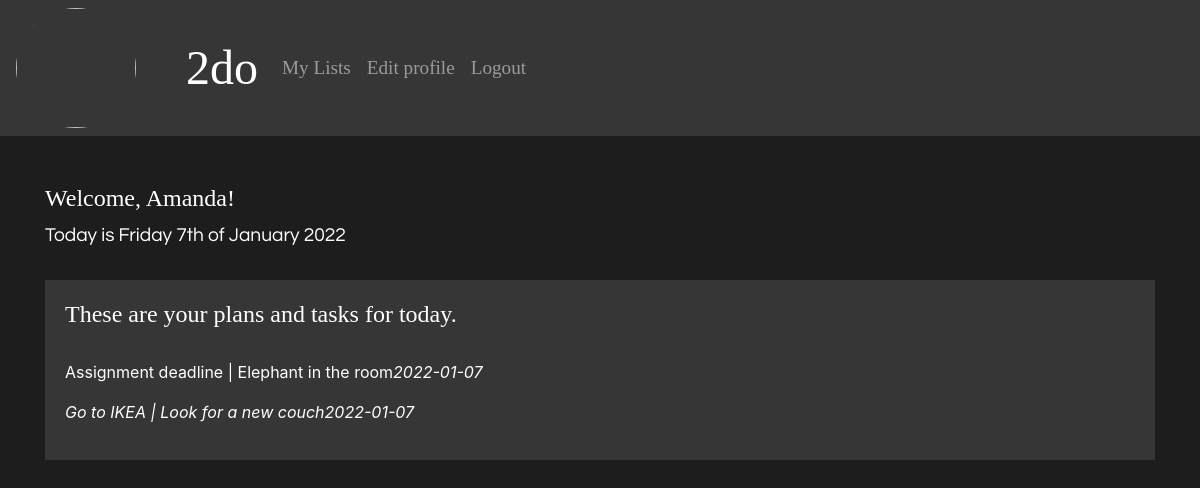
Page / (signed in) on the earlier database version.
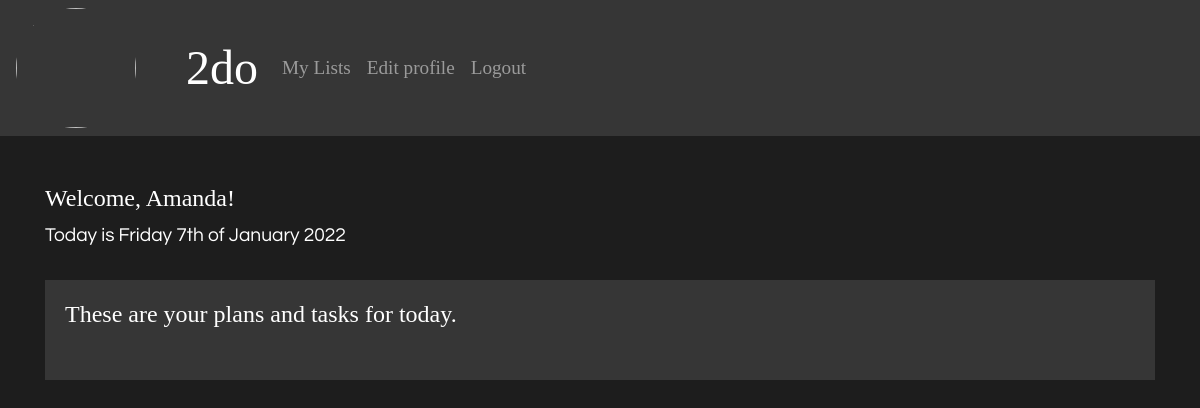
Same page on the later database version.
### tables this page shows
CREATE TABLE tasks (id integer primary key autoincrement, title varchar, description varchar, deadline date, completed boolean, list_id integer);

### app/config.php (called while the page is built, shortened)
<?php
return [
    'title' => '2do',
    'database_path' => sprintf('sqlite:%s/database/database.db', __DIR__),
];

### app/autoload.php (called while the page is built, shortened)
<?php
require __DIR__ . '/functions.php';
$config = require __DIR__ . '/config.php';

### app/functions.php (called while the page is built, shortened)
<?php
function getTodaysTasks(PDO $database): array
{
    $today = date("Y-m-d");
    $sql = $database->prepare('SELECT tasks.* FROM tasks LEFT JOIN lists ON tasks.list_id = lists.id WHERE deadline = :deadline AND user_id = :id;
    ');
    $sql->bindParam(':id', $_SESSION['user']['id'], PDO::PARAM_INT);
    $sql->bindParam(':deadline', $today);
    $sql->execute();
    $taskToday = $sql->fetchAll(PDO::FETCH_ASSOC);
    return $taskToday;
}

### index.php (the view)
<?php require __DIR__ . '/app/autoload.php'; ?>
<?php require __DIR__ . '/views/header.php'; ?>
<?php $taskToday = getTodaysTasks($database); ?>
<article>
    <div class="login-intro">
        <?php if (isset($_SESSION['user'])) : ?>
            <h2>Welcome, <?php echo $_SESSION['user']['username']; ?>! </h2>
            <p> <?php echo "Today is " . date("l jS \of F Y "); ?>
            </p>
            <div class="welcome-box">
                <h2>These are your plans and tasks for today. </h2>
                <br>
                <?php foreach ($taskToday as $task) : ?>
                    <ul>
                        <?= $task['title']; ?> |</b>
                        <?= $task['description']; ?>
                        <i> <?= $task['deadline']; ?>
                    </ul>
                <?php endforeach; ?>
            </div>
        <?php endif; ?>
</article>
<?php require __DIR__ . '/views/footer.php'; ?>

### views/header.php (shortened to what this page needs)
<!DOCTYPE html>
<html lang="en">
<head>
    <link rel="stylesheet" href="https://cdn.jsdelivr.net/npm/bootstrap@4.5.3/dist/css/bootstrap.min.css">
    <link rel="stylesheet" href="/assets/styles/app.css">
    <link rel="stylesheet" href="/assets/styles/typography.css">
    <link rel="stylesheet" href="/assets/styles/forms.css">
</head>
<body>
    <?php require __DIR__ . '/navigation.php'; ?>
    <div class="container py-5">

### views/navigation.php (shortened to what this page needs)
<nav class="navbar navbar-expand-lg navbar-dark">
    <?php if (isset($_SESSION['user']['image_url'])) : ?>
        <div class="profile">
            <img src="upload/<?php echo $_SESSION['user']['image_url'] ?> ">
        </div>
    <?php endif;
    ?>
    <a class="navbar-brand" href="http://localhost:8000/index.php"><?php echo $config['title']; ?></a>
    <ul class="navbar-nav">
        <li class="nav-item">
            <?php if (isset($_SESSION['user'])) : ?>
        <li class="nav-item">
            <a class="nav-link <?php echo $_SERVER['SCRIPT_NAME'] === '/mylists.php' ? 'active' : ''; ?>" href="/mylists.php">My Lists</a>
        </li>
        <li class="nav-item">
            <a class="nav-link <?php echo $_SERVER['SCRIPT_NAME'] === '/profile.php' ? 'active' : ''; ?>" href="/profile.php">Edit profile</a>
        </li>
        <li> <a class="nav-link" href="/app/users/logout.php">Logout</a>
        </li>
    <?php endif; ?>
    </ul>
</nav>

### views/footer.php (shortened to what this page needs)
</div>
</body>
</html>

### assets/styles/app.css (style rules this page uses)
* { box-sizing: border-box; margin: 0; padding: 0; }
body { background-color: rgb(29, 29, 29); color: white; height: 100%; }
.navbar { background-color: rgb(54, 54, 54); }
.navbar a { color: lightgray; }
.profile img { width: 120px; height: 120px; object-fit: cover; object-position: center; margin-right: 50px; border-radius: 50%; }
.login-intro p { font-family: Questrial; font-size: 1.5rem; }
.welcome-box { background-color: #363636; padding: 20px; margin-top: 30px; }
ul { display: flex; }

### assets/styles/typography.css (style rules this page uses)
h2 { font-family: Syne; font-size: 1.5rem; }
a { text-decoration: none; color: white; }
p { font-family: Questrial; margin: 0px; }
.nav-link { font-family: Syne; font-size: 1.2rem; }
.navbar-brand { font-family: Syne; font-size: 3rem; }
.login-intro p { font-family: Questrial; font-size: 1.2rem; }

Differences in the rows shown:
removed tasks: title "Assignment deadline", description "Elephant in the room", deadline "2022-01-07"
removed tasks: title "Go to IKEA", description "Look for a new couch", deadline "2022-01-07"
